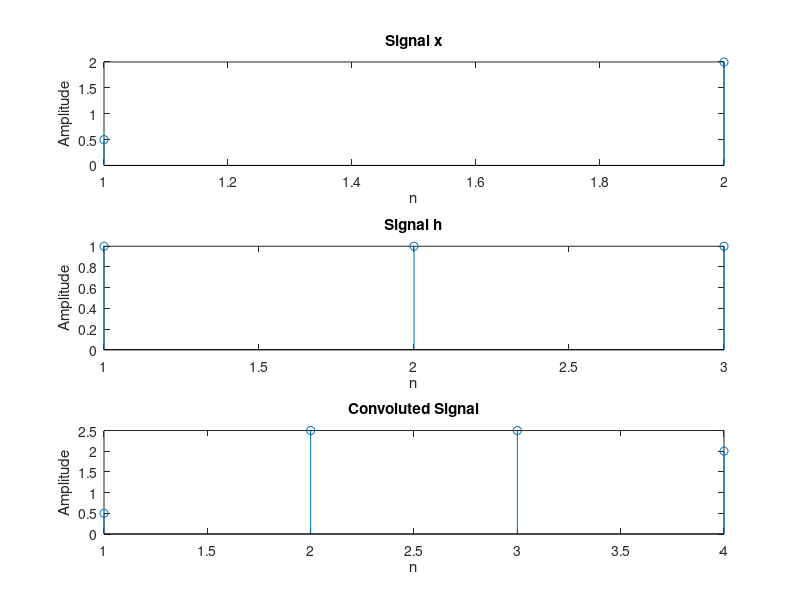
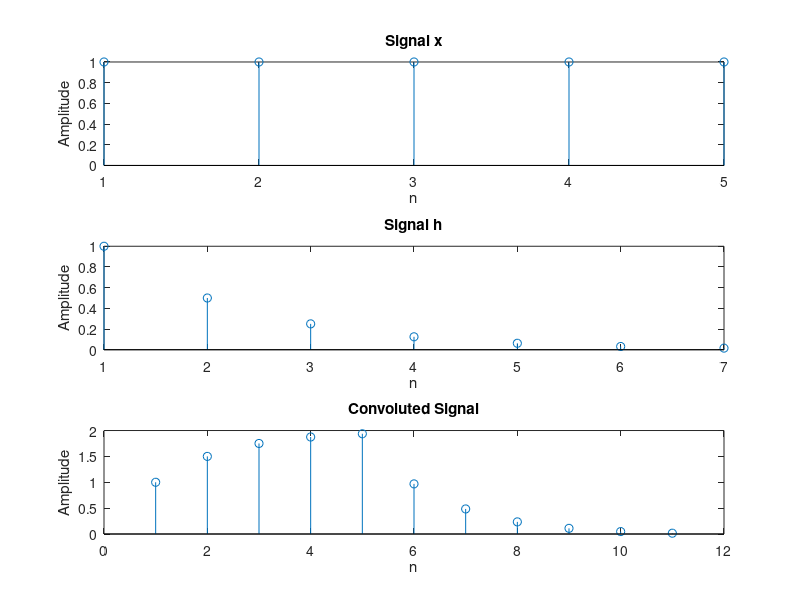

Here is the MATLAB script that generated these plots, in order: (Note: this script raises an error after producing the figures.)
% Define the first set of signals
x = [0.5 2];
h = [1 1 1];

m = length(x);
o = length(h);
k = m + o - 1;

% Initialize y_manual and y_conv as arrays of zeros
y_manual = zeros(1, k);

% Perform convolution manually using nested loops
for i = 1:k
    for j = 1:m
        if i - j + 1 > 0 && i - j + 1 <= o
            y_manual(i) = y_manual(i) + x(j) * h(i - j + 1);
        end
    end
end

y_manual
% Perform convolution using the built-in 'conv' function
y_conv = conv(x, h)
% Compare the results
isequal(y_manual, y_conv) % Check if the results are equal
n = 1:m;

figure;

% Plot the signals and their convolution result
subplot(3, 1, 1);
stem(n, x);
title('Signal x');
xlabel('n');
ylabel('Amplitude');

n = 1:o;

subplot(3, 1, 2);
stem(n, h);
title('Signal h');
xlabel('n');
ylabel('Amplitude');

z =  1: k;

subplot(3, 1, 3);
stem(z, y_conv);
title('Convoluted Signal');
xlabel('n');
ylabel('Amplitude');

%%

% Define the second set of signals
n2 = 0:4;
x = ones(1, length(n2))
n3 = 0:6;
a = 0.5; % You can change the value of 'a' as needed
h = a.^n3
m = length(x);
o = length(h);
k = m + o - 1;

% Initialize y_manual and y_conv as arrays of zeros
y_manual = zeros(1, k);

% Perform convolution manually using nested loops
for i = 1:k
    for j = 1:m
        if i - j + 1 > 0 && i - j + 1 <= o
            y_manual(i) = y_manual(i) + x(j) * h(i - j + 1);
        end
    end
end

y_manual
% Perform convolution using the built-in 'conv' function
y_conv = conv(x, h)
% Compare the results
isequal(y_manual, y_conv) % Check if the results are equal
n = 1:m;

figure;

% Plot the signals and their convolution result
subplot(3, 1, 1);
stem(n, x);
title('Signal x');
xlabel('n');
ylabel('Amplitude');

n = 1:o;

subplot(3, 1, 2);
stem(n, h);
title('Signal h');
xlabel('n');
ylabel('Amplitude');

z =  1: k;

subplot(3, 1, 3);
stem(z, y_conv);
title('Convoluted Signal');
xlabel('n');
ylabel('Amplitude');

%%
% Set the duration of the recording in seconds
duration = 5; % 5 seconds

% Create an audiorecorder object
recObj = audiorecorder(44100, 16, 1); % Sampling rate: 44.1 kHz, 16-bit, mono

% Record the audio for the specified duration
disp('Recording...');
recordblocking(recObj, duration);
disp('Recording Finished.');
% Save the recorded audio as a .wav file
audiowrite('My_Recording.wav', getaudiodata(recObj), recObj.SampleRate);

% Read the .wav file
[y, fs] = audioread('My_Recording.wav');

% Play the sound file in different ways

% Play the complete file
sound(y, fs);
pause(duration); % Wait for the sound to finish

% Play the first half and second half of the file separately
half_duration = duration / 2;
sound(y(1:round(half_duration * fs)), fs);
pause(half_duration); % Wait for the first half to finish
sound(y(round(half_duration * fs) + 1:end), fs);
pause(half_duration); % Wait for the second half to finish

% Play the middle one-third of the file
third_duration = duration / 3;
start_index = round((duration - third_duration) / 2 * fs);
end_index = start_index + round(third_duration * fs);
sound(y(start_index:end_index), fs);

% Plot the original sound signal
figure;
subplot(4,1,1);
plot((1:length(y)) / fs, y);
title('Original Sound Signal');
xlabel('Time (s)');
ylabel('Amplitude');

% Plot the first half and second half of the file separately
half_duration = duration / 2;
subplot(4,1,2);
plot((1:round(half_duration * fs)) / fs, y(1:round(half_duration * fs)));
title('First Half of the Sound Signal');
xlabel('Time (s)');
ylabel('Amplitude');

subplot(4,1,3);
plot((round(half_duration * fs) + 1:length(y)) / fs, y(round(half_duration * fs) + 1:end));
title('Second Half of the Sound Signal');
xlabel('Time (s)');
ylabel('Amplitude');

% Plot the middle one-third of the file
third_duration = duration / 3;
start_index = round((duration - third_duration) / 2 * fs);
end_index = start_index + round(third_duration * fs);

subplot(4,1,4);
plot((start_index:end_index) / fs, y(start_index:end_index));
title('Middle One-Third of the Sound Signal');
xlabel('Time (s)');
ylabel('Amplitude');

